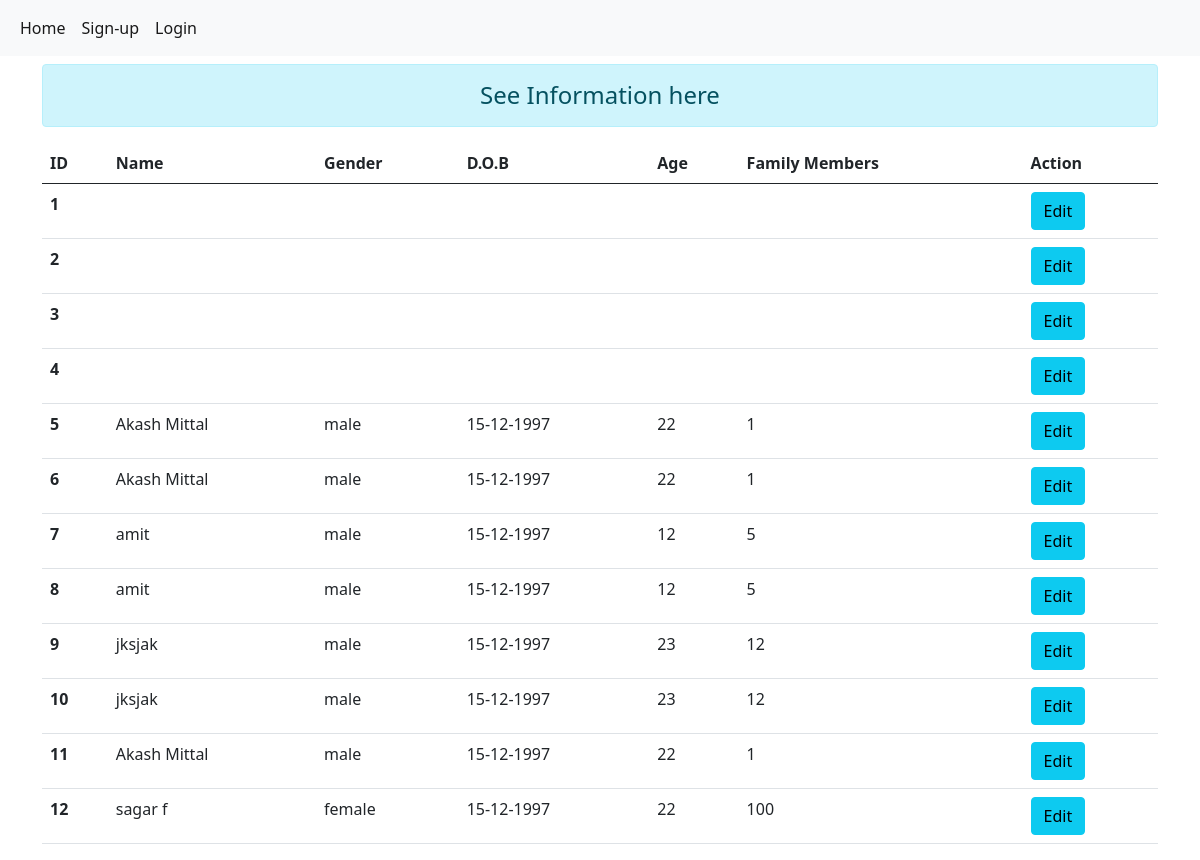
The page /edit/ on the database its author committed.
### app/models.py (models this page shows, shortened)
class Form2(models.Model):
    name=models.CharField(max_length=50)
    dob=models.CharField(max_length=10)
    age=models.CharField(max_length=2)
    gender=models.CharField(max_length=6)
    members=models.CharField(max_length=4)

### app/views.py (the view)
# urls.py: path('edit/', views.edit,name='edit'),
def edit(request):
    stud=Form2.objects.all()
    return render(request,"edit.html",{"stu":stud})

### templates/edit.html
{% extends 'base.html' %}
{% block body %}
<div class="container">
    <div class="col-sm-12 mt-2">
        <h4 class="text-center alert alert-info">See Information here</h4>
        <table class="table table-hover">
            <thead>
                <tr>
                    <th scope="col">ID</th>
                    <th scope="col">Name</th>
                    <th scope="col">Gender</th>
                    <th scope="col">D.O.B</th>
                    <th scope="col">Age</th>
                    <th scope="col">Family Members</th>
                    <th scope="col">Action</th>
                </tr>
            <tbody>
                {% for st in stu %}
                <tr>
                    <th scope="row">{{st.id}}</th>
                    <td>{{st.name}}</td>
                    <td>{{st.gender}}</td>
                    <td>{{st.dob}}</td>
                    <td>{{st.age}}</td>
                    <td>{{st.members}}</td>
                    <td>
                    <a href="{%  url 'updatedata' st.id %}" class="btn btn-info">Edit</a>
                    </td>
                </tr>
                {% endfor %}
            </tbody>
            </thead>
        </table>
    </div>
</div>
{% endblock body %}

### templates/base.html (shortened to what this page needs)
<!doctype html>
<html lang="en">
<head>
    <link href="https://cdn.jsdelivr.net/npm/bootstrap@5.0.0-beta2/dist/css/bootstrap.min.css" rel="stylesheet"
>
</head>
<body>
    <nav class="navbar navbar-expand-lg navbar-light bg-light">
        <div class="container-fluid">
            <div class="collapse navbar-collapse" id="navbarSupportedContent">
                <ul class="navbar-nav me-auto mb-2 mb-lg-0">
                    <li class="nav-item">
                        <a class="nav-link active" aria-current="page" href="/">Home</a>
                    </li>
                    <li class="nav-item">
                        <a class="nav-link active" aria-current="page" href="/signup">Sign-up</a>
                    </li>
                    <li class="nav-item">
                        <a class="nav-link active" aria-current="page" href="/login">Login</a>
                    </li>
                </ul>
            </div>
        </div>
    </nav>
    {% block body %}{% endblock body %}
</body>
</html>

### rows shown on the page
Form2: id "1"
Form2: id "2"
Form2: id "3"
Form2: id "4"
Form2: id "5", name "Akash Mittal", gender "male", dob "15-12-1997", age "22", members "1"
Form2: id "6", name "Akash Mittal", gender "male", dob "15-12-1997", age "22", members "1"
Form2: id "7", name "amit", gender "male", dob "15-12-1997", age "12", members "5"
Form2: id "8", name "amit", gender "male", dob "15-12-1997", age "12", members "5"
Form2: id "9", name "jksjak", gender "male", dob "15-12-1997", age "23", members "12"
Form2: id "10", name "jksjak", gender "male", dob "15-12-1997", age "23", members "12"
Form2: id "11", name "Akash Mittal", gender "male", dob "15-12-1997", age "22", members "1"
Form2: id "12", name "sagar f", gender "female", dob "15-12-1997", age "22", members "100"
